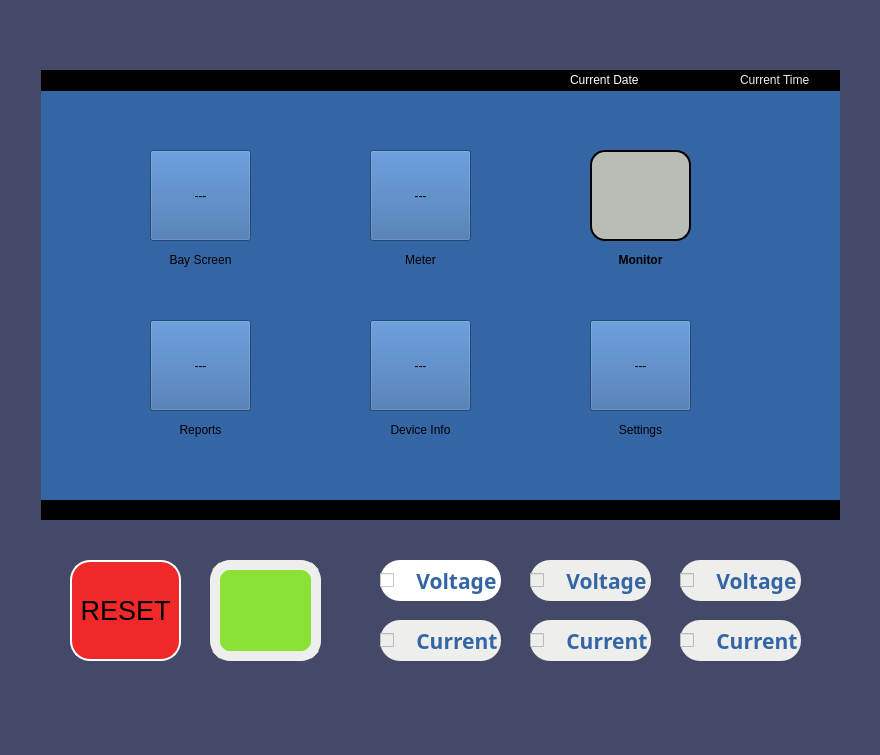
<?xml version="1.0" encoding="UTF-8"?>
<ui version="4.0">
 <class>MainWindow</class>
 <widget class="QMainWindow" name="MainWindow">
  <property name="geometry">
   <rect>
    <x>0</x>
    <y>0</y>
    <width>880</width>
    <height>755</height>
   </rect>
  </property>
  <property name="windowTitle">
   <string>MainWindow</string>
  </property>
  <property name="autoFillBackground">
   <bool>false</bool>
  </property>
  <property name="styleSheet">
   <string notr="true">background-color: rgb(68, 73, 103);
border-color: rgb(114, 159, 207);</string>
  </property>
  <property name="tabShape">
   <enum>QTabWidget::Rounded</enum>
  </property>
  <widget class="QWidget" name="centralwidget">
   <widget class="QWidget" name="widget" native="true">
    <property name="geometry">
     <rect>
      <x>40</x>
      <y>70</y>
      <width>800</width>
      <height>450</height>
     </rect>
    </property>
    <property name="palette">
     <palette>
      <active>
       <colorrole role="WindowText">
        <brush brushstyle="SolidPattern">
         <color alpha="255">
          <red>0</red>
          <green>0</green>
          <blue>0</blue>
         </color>
        </brush>
       </colorrole>
       <colorrole role="Button">
        <brush brushstyle="SolidPattern">
         <color alpha="255">
          <red>52</red>
          <green>101</green>
          <blue>164</blue>
         </color>
        </brush>
       </colorrole>
       <colorrole role="Light">
        <brush brushstyle="SolidPattern">
         <color alpha="255">
          <red>255</red>
          <green>255</green>
          <blue>255</blue>
         </color>
        </brush>
       </colorrole>
       <colorrole role="Midlight">
        <brush brushstyle="SolidPattern">
         <color alpha="255">
          <red>247</red>
          <green>247</green>
          <blue>247</blue>
         </color>
        </brush>
       </colorrole>
       <colorrole role="Dark">
        <brush brushstyle="SolidPattern">
         <color alpha="255">
          <red>119</red>
          <green>119</green>
          <blue>119</blue>
         </color>
        </brush>
       </colorrole>
       <colorrole role="Mid">
        <brush brushstyle="SolidPattern">
         <color alpha="255">
          <red>159</red>
          <green>159</green>
          <blue>159</blue>
         </color>
        </brush>
       </colorrole>
       <colorrole role="Text">
        <brush brushstyle="SolidPattern">
         <color alpha="255">
          <red>0</red>
          <green>0</green>
          <blue>0</blue>
         </color>
        </brush>
       </colorrole>
       <colorrole role="BrightText">
        <brush brushstyle="SolidPattern">
         <color alpha="255">
          <red>255</red>
          <green>255</green>
          <blue>255</blue>
         </color>
        </brush>
       </colorrole>
       <colorrole role="ButtonText">
        <brush brushstyle="SolidPattern">
         <color alpha="255">
          <red>0</red>
          <green>0</green>
          <blue>0</blue>
         </color>
        </brush>
       </colorrole>
       <colorrole role="Base">
        <brush brushstyle="SolidPattern">
         <color alpha="255">
          <red>52</red>
          <green>101</green>
          <blue>164</blue>
         </color>
        </brush>
       </colorrole>
       <colorrole role="Window">
        <brush brushstyle="SolidPattern">
         <color alpha="255">
          <red>52</red>
          <green>101</green>
          <blue>164</blue>
         </color>
        </brush>
       </colorrole>
       <colorrole role="Shadow">
        <brush brushstyle="SolidPattern">
         <color alpha="255">
          <red>0</red>
          <green>0</green>
          <blue>0</blue>
         </color>
        </brush>
       </colorrole>
       <colorrole role="AlternateBase">
        <brush brushstyle="SolidPattern">
         <color alpha="255">
          <red>247</red>
          <green>247</green>
          <blue>247</blue>
         </color>
        </brush>
       </colorrole>
       <colorrole role="ToolTipBase">
        <brush brushstyle="SolidPattern">
         <color alpha="255">
          <red>255</red>
          <green>255</green>
          <blue>220</blue>
         </color>
        </brush>
       </colorrole>
       <colorrole role="ToolTipText">
        <brush brushstyle="SolidPattern">
         <color alpha="255">
          <red>0</red>
          <green>0</green>
          <blue>0</blue>
         </color>
        </brush>
       </colorrole>
       <colorrole role="PlaceholderText">
        <brush brushstyle="SolidPattern">
         <color alpha="128">
          <red>0</red>
          <green>0</green>
          <blue>0</blue>
         </color>
        </brush>
       </colorrole>
      </active>
      <inactive>
       <colorrole role="WindowText">
        <brush brushstyle="SolidPattern">
         <color alpha="255">
          <red>0</red>
          <green>0</green>
          <blue>0</blue>
         </color>
        </brush>
       </colorrole>
       <colorrole role="Button">
        <brush brushstyle="SolidPattern">
         <color alpha="255">
          <red>52</red>
          <green>101</green>
          <blue>164</blue>
         </color>
        </brush>
       </colorrole>
       <colorrole role="Light">
        <brush brushstyle="SolidPattern">
         <color alpha="255">
          <red>255</red>
          <green>255</green>
          <blue>255</blue>
         </color>
        </brush>
       </colorrole>
       <colorrole role="Midlight">
        <brush brushstyle="SolidPattern">
         <color alpha="255">
          <red>247</red>
          <green>247</green>
          <blue>247</blue>
         </color>
        </brush>
       </colorrole>
       <colorrole role="Dark">
        <brush brushstyle="SolidPattern">
         <color alpha="255">
          <red>119</red>
          <green>119</green>
          <blue>119</blue>
         </color>
        </brush>
       </colorrole>
       <colorrole role="Mid">
        <brush brushstyle="SolidPattern">
         <color alpha="255">
          <red>159</red>
          <green>159</green>
          <blue>159</blue>
         </color>
        </brush>
       </colorrole>
       <colorrole role="Text">
        <brush brushstyle="SolidPattern">
         <color alpha="255">
          <red>0</red>
          <green>0</green>
          <blue>0</blue>
         </color>
        </brush>
       </colorrole>
       <colorrole role="BrightText">
        <brush brushstyle="SolidPattern">
         <color alpha="255">
          <red>255</red>
          <green>255</green>
          <blue>255</blue>
         </color>
        </brush>
       </colorrole>
       <colorrole role="ButtonText">
        <brush brushstyle="SolidPattern">
         <color alpha="255">
          <red>0</red>
          <green>0</green>
          <blue>0</blue>
         </color>
        </brush>
       </colorrole>
       <colorrole role="Base">
        <brush brushstyle="SolidPattern">
         <color alpha="255">
          <red>52</red>
          <green>101</green>
          <blue>164</blue>
         </color>
        </brush>
       </colorrole>
       <colorrole role="Window">
        <brush brushstyle="SolidPattern">
         <color alpha="255">
          <red>52</red>
          <green>101</green>
          <blue>164</blue>
         </color>
        </brush>
       </colorrole>
       <colorrole role="Shadow">
        <brush brushstyle="SolidPattern">
         <color alpha="255">
          <red>0</red>
          <green>0</green>
          <blue>0</blue>
         </color>
        </brush>
       </colorrole>
       <colorrole role="AlternateBase">
        <brush brushstyle="SolidPattern">
         <color alpha="255">
          <red>247</red>
          <green>247</green>
          <blue>247</blue>
         </color>
        </brush>
       </colorrole>
       <colorrole role="ToolTipBase">
        <brush brushstyle="SolidPattern">
         <color alpha="255">
          <red>255</red>
          <green>255</green>
          <blue>220</blue>
         </color>
        </brush>
       </colorrole>
       <colorrole role="ToolTipText">
        <brush brushstyle="SolidPattern">
         <color alpha="255">
          <red>0</red>
          <green>0</green>
          <blue>0</blue>
         </color>
        </brush>
       </colorrole>
       <colorrole role="PlaceholderText">
        <brush brushstyle="SolidPattern">
         <color alpha="128">
          <red>0</red>
          <green>0</green>
          <blue>0</blue>
         </color>
        </brush>
       </colorrole>
      </inactive>
      <disabled>
       <colorrole role="WindowText">
        <brush brushstyle="SolidPattern">
         <color alpha="255">
          <red>119</red>
          <green>119</green>
          <blue>119</blue>
         </color>
        </brush>
       </colorrole>
       <colorrole role="Button">
        <brush brushstyle="SolidPattern">
         <color alpha="255">
          <red>52</red>
          <green>101</green>
          <blue>164</blue>
         </color>
        </brush>
       </colorrole>
       <colorrole role="Light">
        <brush brushstyle="SolidPattern">
         <color alpha="255">
          <red>255</red>
          <green>255</green>
          <blue>255</blue>
         </color>
        </brush>
       </colorrole>
       <colorrole role="Midlight">
        <brush brushstyle="SolidPattern">
         <color alpha="255">
          <red>247</red>
          <green>247</green>
          <blue>247</blue>
         </color>
        </brush>
       </colorrole>
       <colorrole role="Dark">
        <brush brushstyle="SolidPattern">
         <color alpha="255">
          <red>119</red>
          <green>119</green>
          <blue>119</blue>
         </color>
        </brush>
       </colorrole>
       <colorrole role="Mid">
        <brush brushstyle="SolidPattern">
         <color alpha="255">
          <red>159</red>
          <green>159</green>
          <blue>159</blue>
         </color>
        </brush>
       </colorrole>
       <colorrole role="Text">
        <brush brushstyle="SolidPattern">
         <color alpha="255">
          <red>119</red>
          <green>119</green>
          <blue>119</blue>
         </color>
        </brush>
       </colorrole>
       <colorrole role="BrightText">
        <brush brushstyle="SolidPattern">
         <color alpha="255">
          <red>255</red>
          <green>255</green>
          <blue>255</blue>
         </color>
        </brush>
       </colorrole>
       <colorrole role="ButtonText">
        <brush brushstyle="SolidPattern">
         <color alpha="255">
          <red>119</red>
          <green>119</green>
          <blue>119</blue>
         </color>
        </brush>
       </colorrole>
       <colorrole role="Base">
        <brush brushstyle="SolidPattern">
         <color alpha="255">
          <red>52</red>
          <green>101</green>
          <blue>164</blue>
         </color>
        </brush>
       </colorrole>
       <colorrole role="Window">
        <brush brushstyle="SolidPattern">
         <color alpha="255">
          <red>52</red>
          <green>101</green>
          <blue>164</blue>
         </color>
        </brush>
       </colorrole>
       <colorrole role="Shadow">
        <brush brushstyle="SolidPattern">
         <color alpha="255">
          <red>0</red>
          <green>0</green>
          <blue>0</blue>
         </color>
        </brush>
       </colorrole>
       <colorrole role="AlternateBase">
        <brush brushstyle="SolidPattern">
         <color alpha="255">
          <red>239</red>
          <green>239</green>
          <blue>239</blue>
         </color>
        </brush>
       </colorrole>
       <colorrole role="ToolTipBase">
        <brush brushstyle="SolidPattern">
         <color alpha="255">
          <red>255</red>
          <green>255</green>
          <blue>220</blue>
         </color>
        </brush>
       </colorrole>
       <colorrole role="ToolTipText">
        <brush brushstyle="SolidPattern">
         <color alpha="255">
          <red>0</red>
          <green>0</green>
          <blue>0</blue>
         </color>
        </brush>
       </colorrole>
       <colorrole role="PlaceholderText">
        <brush brushstyle="SolidPattern">
         <color alpha="128">
          <red>0</red>
          <green>0</green>
          <blue>0</blue>
         </color>
        </brush>
       </colorrole>
      </disabled>
     </palette>
    </property>
    <property name="acceptDrops">
     <bool>true</bool>
    </property>
    <property name="autoFillBackground">
     <bool>false</bool>
    </property>
    <property name="styleSheet">
     <string notr="true">background-color: rgb(52, 101, 164);</string>
    </property>
    <widget class="QWidget" name="widget_2" native="true">
     <property name="geometry">
      <rect>
       <x>110</x>
       <y>80</y>
       <width>101</width>
       <height>91</height>
      </rect>
     </property>
     <property name="autoFillBackground">
      <bool>false</bool>
     </property>
     <widget class="QPushButton" name="pushButton">
      <property name="geometry">
       <rect>
        <x>0</x>
        <y>0</y>
        <width>101</width>
        <height>91</height>
       </rect>
      </property>
      <property name="text">
       <string>---</string>
      </property>
     </widget>
    </widget>
    <widget class="QWidget" name="widget_3" native="true">
     <property name="geometry">
      <rect>
       <x>330</x>
       <y>80</y>
       <width>101</width>
       <height>91</height>
      </rect>
     </property>
     <property name="autoFillBackground">
      <bool>false</bool>
     </property>
     <widget class="QPushButton" name="pushButton_2">
      <property name="geometry">
       <rect>
        <x>0</x>
        <y>0</y>
        <width>101</width>
        <height>91</height>
       </rect>
      </property>
      <property name="styleSheet">
       <string notr="true"/>
      </property>
      <property name="text">
       <string>---</string>
      </property>
     </widget>
    </widget>
    <widget class="QWidget" name="widget_4" native="true">
     <property name="geometry">
      <rect>
       <x>550</x>
       <y>80</y>
       <width>101</width>
       <height>91</height>
      </rect>
     </property>
     <property name="autoFillBackground">
      <bool>false</bool>
     </property>
     <widget class="QPushButton" name="monitor_btn">
      <property name="geometry">
       <rect>
        <x>0</x>
        <y>0</y>
        <width>101</width>
        <height>91</height>
       </rect>
      </property>
      <property name="styleSheet">
       <string notr="true">border-radius: 15px;
background-color: rgb(186, 189, 182);
border: 2px solid;

color: white;
image: url(:/icons/res/wave-graph.png);</string>
      </property>
      <property name="text">
       <string/>
      </property>
      <property name="flat">
       <bool>false</bool>
      </property>
     </widget>
    </widget>
    <widget class="QWidget" name="widget_5" native="true">
     <property name="geometry">
      <rect>
       <x>550</x>
       <y>250</y>
       <width>101</width>
       <height>91</height>
      </rect>
     </property>
     <property name="acceptDrops">
      <bool>true</bool>
     </property>
     <property name="autoFillBackground">
      <bool>false</bool>
     </property>
     <widget class="QPushButton" name="pushButton_6">
      <property name="geometry">
       <rect>
        <x>0</x>
        <y>0</y>
        <width>101</width>
        <height>91</height>
       </rect>
      </property>
      <property name="text">
       <string>---</string>
      </property>
     </widget>
    </widget>
    <widget class="QWidget" name="widget_6" native="true">
     <property name="geometry">
      <rect>
       <x>110</x>
       <y>250</y>
       <width>101</width>
       <height>91</height>
      </rect>
     </property>
     <property name="autoFillBackground">
      <bool>false</bool>
     </property>
     <widget class="QPushButton" name="pushButton_4">
      <property name="geometry">
       <rect>
        <x>0</x>
        <y>0</y>
        <width>101</width>
        <height>91</height>
       </rect>
      </property>
      <property name="text">
       <string>---</string>
      </property>
     </widget>
    </widget>
    <widget class="QWidget" name="widget_7" native="true">
     <property name="geometry">
      <rect>
       <x>330</x>
       <y>250</y>
       <width>101</width>
       <height>91</height>
      </rect>
     </property>
     <property name="autoFillBackground">
      <bool>false</bool>
     </property>
     <widget class="QPushButton" name="pushButton_5">
      <property name="geometry">
       <rect>
        <x>0</x>
        <y>0</y>
        <width>101</width>
        <height>91</height>
       </rect>
      </property>
      <property name="text">
       <string>---</string>
      </property>
     </widget>
    </widget>
    <widget class="QLabel" name="label_3">
     <property name="geometry">
      <rect>
       <x>110</x>
       <y>180</y>
       <width>101</width>
       <height>20</height>
      </rect>
     </property>
     <property name="layoutDirection">
      <enum>Qt::LeftToRight</enum>
     </property>
     <property name="text">
      <string>Bay Screen</string>
     </property>
     <property name="alignment">
      <set>Qt::AlignCenter</set>
     </property>
    </widget>
    <widget class="QLabel" name="label_4">
     <property name="geometry">
      <rect>
       <x>330</x>
       <y>180</y>
       <width>101</width>
       <height>20</height>
      </rect>
     </property>
     <property name="text">
      <string>Meter</string>
     </property>
     <property name="alignment">
      <set>Qt::AlignCenter</set>
     </property>
    </widget>
    <widget class="QLabel" name="label_5">
     <property name="geometry">
      <rect>
       <x>550</x>
       <y>180</y>
       <width>101</width>
       <height>20</height>
      </rect>
     </property>
     <property name="font">
      <font>
       <weight>75</weight>
       <italic>false</italic>
       <bold>true</bold>
       <underline>false</underline>
      </font>
     </property>
     <property name="mouseTracking">
      <bool>false</bool>
     </property>
     <property name="text">
      <string>Monitor</string>
     </property>
     <property name="alignment">
      <set>Qt::AlignCenter</set>
     </property>
    </widget>
    <widget class="QLabel" name="label_6">
     <property name="geometry">
      <rect>
       <x>110</x>
       <y>350</y>
       <width>101</width>
       <height>20</height>
      </rect>
     </property>
     <property name="text">
      <string>Reports</string>
     </property>
     <property name="alignment">
      <set>Qt::AlignCenter</set>
     </property>
    </widget>
    <widget class="QLabel" name="label_7">
     <property name="geometry">
      <rect>
       <x>330</x>
       <y>350</y>
       <width>101</width>
       <height>20</height>
      </rect>
     </property>
     <property name="text">
      <string>Device Info</string>
     </property>
     <property name="alignment">
      <set>Qt::AlignCenter</set>
     </property>
    </widget>
    <widget class="QLabel" name="label_8">
     <property name="geometry">
      <rect>
       <x>550</x>
       <y>350</y>
       <width>101</width>
       <height>20</height>
      </rect>
     </property>
     <property name="text">
      <string>Settings</string>
     </property>
     <property name="alignment">
      <set>Qt::AlignCenter</set>
     </property>
    </widget>
    <widget class="QFrame" name="frame">
     <property name="geometry">
      <rect>
       <x>0</x>
       <y>0</y>
       <width>801</width>
       <height>21</height>
      </rect>
     </property>
     <property name="styleSheet">
      <string notr="true">background: black</string>
     </property>
     <property name="frameShape">
      <enum>QFrame::StyledPanel</enum>
     </property>
     <property name="frameShadow">
      <enum>QFrame::Raised</enum>
     </property>
     <widget class="QLabel" name="label_time">
      <property name="geometry">
       <rect>
        <x>700</x>
        <y>0</y>
        <width>91</width>
        <height>20</height>
       </rect>
      </property>
      <property name="styleSheet">
       <string notr="true">color: rgb(238, 238, 236);</string>
      </property>
      <property name="text">
       <string>Current Time</string>
      </property>
     </widget>
     <widget class="QLabel" name="label_date">
      <property name="geometry">
       <rect>
        <x>530</x>
        <y>0</y>
        <width>151</width>
        <height>20</height>
       </rect>
      </property>
      <property name="styleSheet">
       <string notr="true">color: white</string>
      </property>
      <property name="text">
       <string>Current Date</string>
      </property>
     </widget>
    </widget>
    <widget class="QFrame" name="frame_2">
     <property name="geometry">
      <rect>
       <x>0</x>
       <y>430</y>
       <width>801</width>
       <height>21</height>
      </rect>
     </property>
     <property name="styleSheet">
      <string notr="true">background: black</string>
     </property>
     <property name="frameShape">
      <enum>QFrame::StyledPanel</enum>
     </property>
     <property name="frameShadow">
      <enum>QFrame::Raised</enum>
     </property>
    </widget>
   </widget>
   <widget class="QFrame" name="frame_3">
    <property name="geometry">
     <rect>
      <x>0</x>
      <y>0</y>
      <width>880</width>
      <height>70</height>
     </rect>
    </property>
    <property name="frameShape">
     <enum>QFrame::NoFrame</enum>
    </property>
    <property name="frameShadow">
     <enum>QFrame::Sunken</enum>
    </property>
   </widget>
   <widget class="QFrame" name="frame_4">
    <property name="geometry">
     <rect>
      <x>0</x>
      <y>70</y>
      <width>41</width>
      <height>451</height>
     </rect>
    </property>
    <property name="frameShape">
     <enum>QFrame::NoFrame</enum>
    </property>
    <property name="frameShadow">
     <enum>QFrame::Raised</enum>
    </property>
   </widget>
   <widget class="QFrame" name="frame_5">
    <property name="geometry">
     <rect>
      <x>840</x>
      <y>70</y>
      <width>41</width>
      <height>451</height>
     </rect>
    </property>
    <property name="frameShape">
     <enum>QFrame::NoFrame</enum>
    </property>
    <property name="frameShadow">
     <enum>QFrame::Sunken</enum>
    </property>
   </widget>
   <widget class="QFrame" name="frame_6">
    <property name="geometry">
     <rect>
      <x>0</x>
      <y>520</y>
      <width>880</width>
      <height>40</height>
     </rect>
    </property>
    <property name="frameShape">
     <enum>QFrame::NoFrame</enum>
    </property>
    <property name="frameShadow">
     <enum>QFrame::Sunken</enum>
    </property>
   </widget>
   <widget class="QFrame" name="frame_7">
    <property name="geometry">
     <rect>
      <x>0</x>
      <y>560</y>
      <width>881</width>
      <height>101</height>
     </rect>
    </property>
    <property name="frameShape">
     <enum>QFrame::NoFrame</enum>
    </property>
    <property name="frameShadow">
     <enum>QFrame::Raised</enum>
    </property>
    <widget class="QCheckBox" name="current_2">
     <property name="geometry">
      <rect>
       <x>680</x>
       <y>60</y>
       <width>121</width>
       <height>41</height>
      </rect>
     </property>
     <property name="font">
      <font>
       <family>Ubuntu Condensed</family>
       <pointsize>16</pointsize>
       <weight>75</weight>
       <bold>true</bold>
      </font>
     </property>
     <property name="styleSheet">
      <string notr="true">background-color: rgb(238, 238, 236);
border-radius: 20px;
color: rgb(52, 101, 164);</string>
     </property>
     <property name="text">
      <string>   Current 3</string>
     </property>
    </widget>
    <widget class="QCheckBox" name="current_1">
     <property name="geometry">
      <rect>
       <x>530</x>
       <y>60</y>
       <width>121</width>
       <height>41</height>
      </rect>
     </property>
     <property name="font">
      <font>
       <family>Ubuntu Condensed</family>
       <pointsize>16</pointsize>
       <weight>75</weight>
       <bold>true</bold>
      </font>
     </property>
     <property name="styleSheet">
      <string notr="true">background-color: rgb(238, 238, 236);
border-radius: 20px;
color: rgb(52, 101, 164);</string>
     </property>
     <property name="text">
      <string>   Current 2</string>
     </property>
    </widget>
    <widget class="QCheckBox" name="current_0">
     <property name="geometry">
      <rect>
       <x>380</x>
       <y>60</y>
       <width>121</width>
       <height>41</height>
      </rect>
     </property>
     <property name="font">
      <font>
       <family>Ubuntu Condensed</family>
       <pointsize>16</pointsize>
       <weight>75</weight>
       <bold>true</bold>
      </font>
     </property>
     <property name="styleSheet">
      <string notr="true">background-color: rgb(238, 238, 236);
border-radius: 20px;
color: rgb(52, 101, 164);</string>
     </property>
     <property name="text">
      <string>   Current 1</string>
     </property>
    </widget>
    <widget class="QPushButton" name="clearButton">
     <property name="geometry">
      <rect>
       <x>70</x>
       <y>0</y>
       <width>111</width>
       <height>101</height>
      </rect>
     </property>
     <property name="font">
      <font>
       <pointsize>20</pointsize>
      </font>
     </property>
     <property name="styleSheet">
      <string notr="true">background-color: rgb(239, 41, 41);
border-radius:20px;

border: 2px solid white;</string>
     </property>
     <property name="text">
      <string>RESET</string>
     </property>
     <property name="flat">
      <bool>true</bool>
     </property>
    </widget>
    <widget class="QCheckBox" name="voltage_0">
     <property name="geometry">
      <rect>
       <x>380</x>
       <y>0</y>
       <width>121</width>
       <height>41</height>
      </rect>
     </property>
     <property name="font">
      <font>
       <family>Ubuntu Condensed</family>
       <pointsize>16</pointsize>
       <weight>75</weight>
       <bold>true</bold>
      </font>
     </property>
     <property name="styleSheet">
      <string notr="true">background-color: rgb(255, 255, 255);
border-radius: 20px;
color: rgb(52, 101, 164);</string>
     </property>
     <property name="text">
      <string>   Voltage 1</string>
     </property>
     <property name="tristate">
      <bool>false</bool>
     </property>
    </widget>
    <widget class="QPushButton" name="home">
     <property name="geometry">
      <rect>
       <x>210</x>
       <y>0</y>
       <width>111</width>
       <height>101</height>
      </rect>
     </property>
     <property name="minimumSize">
      <size>
       <width>111</width>
       <height>0</height>
      </size>
     </property>
     <property name="maximumSize">
      <size>
       <width>111</width>
       <height>16777215</height>
      </size>
     </property>
     <property name="font">
      <font>
       <pointsize>8</pointsize>
      </font>
     </property>
     <property name="acceptDrops">
      <bool>false</bool>
     </property>
     <property name="autoFillBackground">
      <bool>false</bool>
     </property>
     <property name="styleSheet">
      <string notr="true">image: url(:/icons/res/home_256.png);
border-radius: 20px;

border: 10px solid white;
border-color: rgb(238, 238, 236);
background-color: rgb(138, 226, 52);</string>
     </property>
     <property name="text">
      <string/>
     </property>
     <property name="iconSize">
      <size>
       <width>1</width>
       <height>1</height>
      </size>
     </property>
     <property name="checkable">
      <bool>false</bool>
     </property>
     <property name="flat">
      <bool>true</bool>
     </property>
    </widget>
    <widget class="QCheckBox" name="voltage_1">
     <property name="geometry">
      <rect>
       <x>530</x>
       <y>0</y>
       <width>121</width>
       <height>41</height>
      </rect>
     </property>
     <property name="font">
      <font>
       <family>Ubuntu Condensed</family>
       <pointsize>16</pointsize>
       <weight>75</weight>
       <bold>true</bold>
      </font>
     </property>
     <property name="styleSheet">
      <string notr="true">background-color: rgb(238, 238, 236);
border-radius: 20px;
color: rgb(52, 101, 164);</string>
     </property>
     <property name="text">
      <string>   Voltage 2</string>
     </property>
    </widget>
    <widget class="QCheckBox" name="voltage_2">
     <property name="geometry">
      <rect>
       <x>680</x>
       <y>0</y>
       <width>121</width>
       <height>41</height>
      </rect>
     </property>
     <property name="font">
      <font>
       <family>Ubuntu Condensed</family>
       <pointsize>16</pointsize>
       <weight>75</weight>
       <bold>true</bold>
      </font>
     </property>
     <property name="styleSheet">
      <string notr="true">background-color: rgb(238, 238, 236);
border-radius: 20px;
color: rgb(52, 101, 164);</string>
     </property>
     <property name="text">
      <string>   Voltage 3</string>
     </property>
    </widget>
   </widget>
   <widget class="QFrame" name="frame_8">
    <property name="geometry">
     <rect>
      <x>0</x>
      <y>670</y>
      <width>880</width>
      <height>40</height>
     </rect>
    </property>
    <property name="frameShape">
     <enum>QFrame::NoFrame</enum>
    </property>
    <property name="frameShadow">
     <enum>QFrame::Sunken</enum>
    </property>
   </widget>
  </widget>
  <widget class="QMenuBar" name="menubar">
   <property name="geometry">
    <rect>
     <x>0</x>
     <y>0</y>
     <width>880</width>
     <height>22</height>
    </rect>
   </property>
  </widget>
  <widget class="QStatusBar" name="statusbar"/>
 </widget>
 <resources/>
 <connections/>
</ui>
